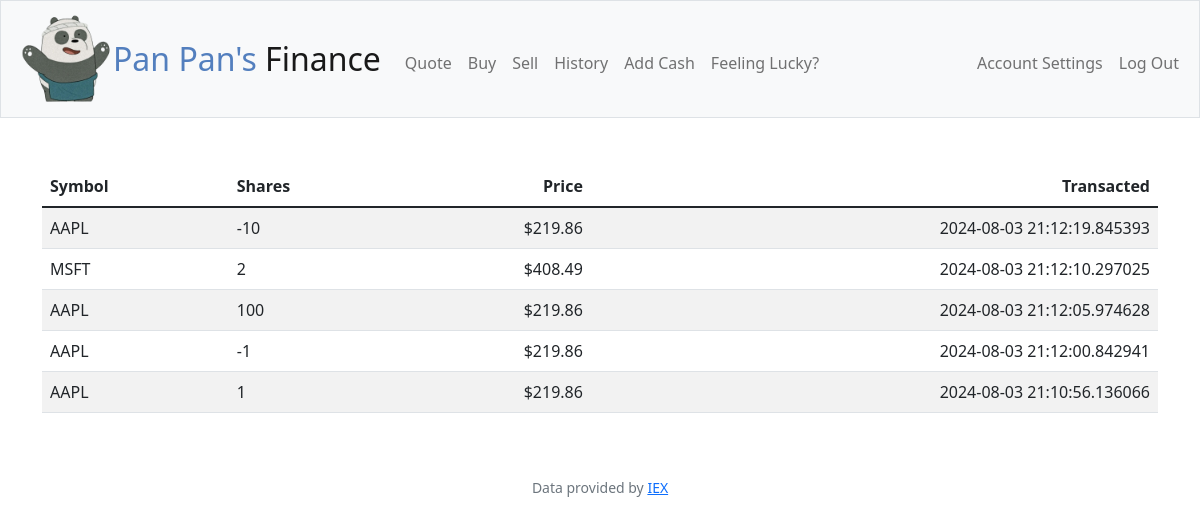
/history (signed in), run on an earlier commit of the app's database.
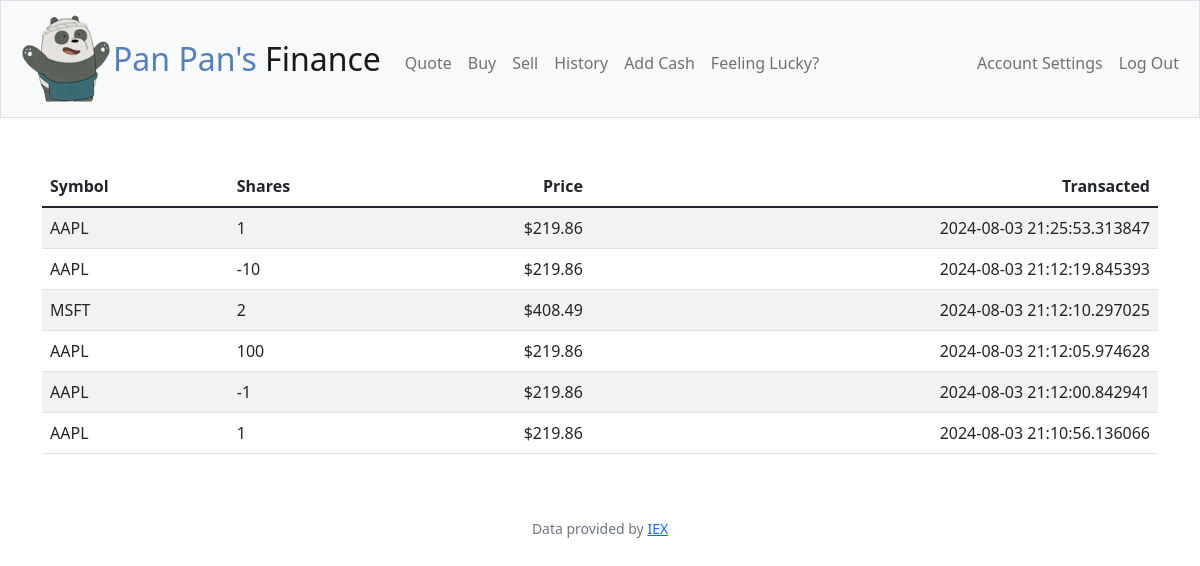
And on a later commit of the database.
### tables this page shows
CREATE TABLE transactions
(
    id INTEGER PRIMARY KEY AUTOINCREMENT NOT NULL,
    user_id INTEGER,
    symbol TEXT NOT NULL,
    stock_name TEXT NOT NULL,
    purchased_price NUMERIC NOT NULL,
    shares_qty NUMERIC NOT NULL,
    datetime TEXT NOT NULL,
    FOREIGN KEY(user_id) REFERENCES users(id)
);

### app.py (the view)
@app.route("/history")
@login_required
def history():
    conn = get_db_connection()
    if (request.method == "GET"):
        sess_id = session["user_id"]
        stocks_portfolio = conn.execute("SELECT * FROM transactions WHERE user_id = ?", (sess_id, )).fetchall()
        return render_template("history.html", stocks_portfolio=stocks_portfolio)

### app.py (called while the page is built)
@app.after_request
def after_request(response):
    response.headers["Cache-Control"] = "no-cache, no-store, must-revalidate"
    response.headers["Expires"] = 0
    response.headers["Pragma"] = "no-cache"
    return response

def get_db_connection():
    conn = sqlite3.connect('finance.db')
    conn.row_factory = sqlite3.Row  # Allows dictionary-like row access
    return conn

### helpers.py (called while the page is built)
def login_required(f):
    @wraps(f)
    def decorated_function(*args, **kwargs):
        if session.get("user_id") is None:
            return redirect("/login")
        return f(*args, **kwargs)
    return decorated_function

def usd(value):
    return f"${value:,.2f}"

### templates/history.html (shortened to what this page needs)
{% extends "layout.html" %}
{% block main %}
    <div class="container text-center table-responsive">
        <table class="table table-striped">
            <thead class="thead-dark">
                <tr>
                    <th class="text-start">Symbol</th>
                    <th class="text-start">Shares</th>
                    <th class="text-end">Price</th>
                    <th class="text-end">Transacted</th>
                </tr>
            </thead>
            <tbody>
                {% for stock in stocks_portfolio|reverse %}
                    <tr>
                        <td class="text-start">{{ stock.symbol }}</td>
                        <td class="text-start">{{ stock.shares_qty }}</td>
                        <td class="text-end">{{ stock.purchased_price | usd }}</td>
                        <td class="text-end">{{ stock.datetime }}</td>
                    </tr>
                {% endfor %}
            </tbody>
        </table>
    </div>
{% endblock %}

### templates/layout.html (shortened to what this page needs)
<!DOCTYPE html>
<html lang="en">
    <head>
        <link href="https://cdn.jsdelivr.net/npm/bootstrap@5.1.3/dist/css/bootstrap.min.css" rel="stylesheet">
        <link href="/static/styles.css" rel="stylesheet">
    </head>
    <body>
        <nav class="bg-light border navbar navbar-expand-md navbar-light">
            <div class="container-fluid">
                <img class="pan_pan" src="static/panpan-icon.png" alt="Pan Pan Logo">
                <a class="navbar-brand" href="/"><span class="blue">Pan Pan's</span> <span class="black">Finance</span></a>
                <div class="collapse navbar-collapse" id="navbar">
                    {% if session["user_id"] %}
                        <ul class="navbar-nav me-auto mt-2">
                            <li class="nav-item"><a class="nav-link" href="/quote">Quote</a></li>
                            <li class="nav-item"><a class="nav-link" href="/buy">Buy</a></li>
                            <li class="nav-item"><a class="nav-link" href="/sell">Sell</a></li>
                            <li class="nav-item"><a class="nav-link" href="/history">History</a></li>
                            <li class="nav-item"><a class="nav-link" href="/add">Add Cash</a></li>
                            <li class="nav-item"><a class="nav-link" href="https://www.youtube.com/watch?v=dQw4w9WgXcQ">Feeling Lucky?</a></li>
                        </ul>
                        <ul class="navbar-nav ms-auto mt-2">
                            <li class="nav-item"><a class="nav-link" href="/account">Account Settings</a></li>
                            <li class="nav-item"><a class="nav-link" href="/logout">Log Out</a></li>
                        </ul>
                    {% else %}
                        <ul class="navbar-nav ms-auto mt-2">
                            <li class="nav-item"><a class="nav-link" href="/register">Register</a></li>
                            <li class="nav-item"><a class="nav-link" href="/login">Log In</a></li>
                        </ul>
                    {% endif %}
                </div>
            </div>
        </nav>
        <main class="container-fluid py-5 text-center">
            {% block main %}{% endblock %}
        </main>
        <footer class="mb-5 small text-center text-muted">
            Data provided by <a href="https://iexcloud.io/">IEX</a>
        </footer>
    </body>
</html>

### static/styles.css (style rules this page uses)
nav .navbar-brand { font-size: xx-large; }
nav .navbar-brand .blue { color: #537fbe; }
.pan_pan { display: inline-block; width: 100px; height: 100px; }

What changed in the data, as far as the page shows it:
added transactions: symbol "AAPL", shares_qty "1", purchased_price "$219.86", datetime "2024-08-03 21:25:53.313847"
